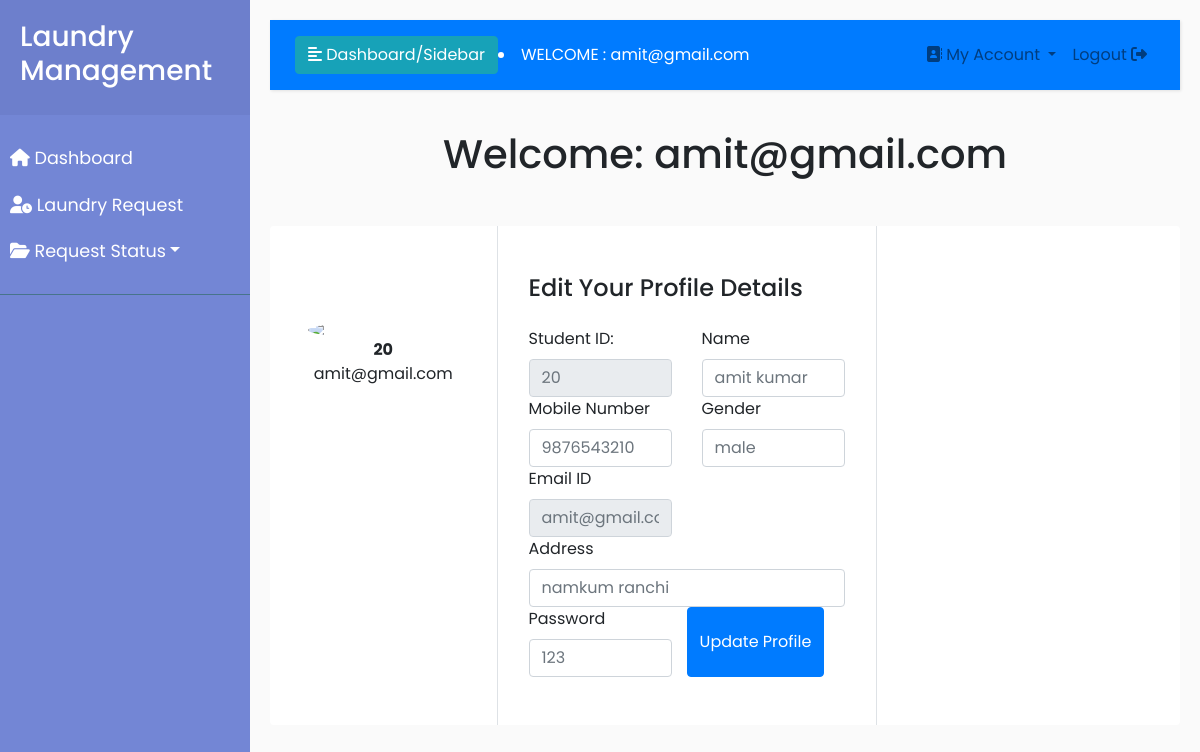
Page /edit_account.php (signed in) on the committed database.
### tables this page shows
CREATE TABLE IF NOT EXISTS `reguser` (
  `ID` int NOT NULL AUTO_INCREMENT,
  `Name` varchar(20) NOT NULL,
  `Mobile` double NOT NULL,
  `Gender` varchar(6) NOT NULL,
  `Email` varchar(20) NOT NULL,
  `Address` varchar(50) NOT NULL,
  `Password` varchar(15) NOT NULL,
  `RegDate` timestamp NOT NULL DEFAULT CURRENT_TIMESTAMP,
  PRIMARY KEY (`ID`,`Email`)
);

### edit_account.php (the view, shortened to what this page needs)
<?php
include("database_conn.php");
include("user_home.php");
$p = $_SESSION["email"];
$res = mysqli_query($conn, "SELECT * FROM reguser WHERE Email='$p'");
if ($rows = mysqli_fetch_array($res)) {
    ?>
    <!DOCTYPE html>
    <html lang="en">
    <head>
    </head>
    <body>
        <center>
            <h1>Welcome: <?php echo $_SESSION["email"]; ?></h1>
        </center>
        <div class="container rounded bg-white mt-5 mb-5">
            <div class="row">
                <div class="col-md-3 border-right">
                    <div class="d-flex flex-column align-items-center text-center p-3 py-5">
                        <img class="rounded-circle mt-5" width="150px" src="https://st3.depositphotos.com/15648834/17930/v/600/depositphotos_179308454-stock-illustration-unknown-person-silhouette-glasses-profile.jpg">
                        <span class="font-weight-bold"><?php echo $rows[0]; ?></span>
                        <span class="text-black-50"><?php echo $_SESSION["email"]; ?></span>
                    </div>
                </div>
                <div class="col-md-5 border-right">
                    <div class="p-3 py-5">
                        <div class="d-flex justify-content-between align-items-center mb-3">
                            <h4 class="text-right">Edit Your Profile Details</h4>
                        </div>
                        <form action="edit_account.php" method="POST">
                            <div class="row mt-6">
                            <div class="col-md-6"><label class="labels">Student ID:</label><input type="text" class="form-control" placeholder="<?php echo$rows[0]; ?>" name="id" value="" readonly></div>
                    <div class="col-md-6"><label class="labels">Name</label><input type="text" class="form-control" placeholder="<?php echo$rows[1]; ?>" name="name" value=""></div>
                                <div class="col-md-6">
                                    <label class="labels">Mobile Number</label>
                                    <input type="text" class="form-control" placeholder="<?php echo $rows[2]; ?>" name="mob" value="">
                                </div>
                    <div class="col-md-6"><label class="labels">Gender</label><input type="text" class="form-control" placeholder="<?php echo$rows[3]; ?>" name="gen" value=""></div>
                    <div class="col-md-6"><label class="labels">Email ID</label><input type="text" class="form-control" placeholder="<?php echo$rows[4]; ?>" name="em" value="" readonly></div>
                                <div class="col-md-12">
                                    <label class="labels">Address</label>
                                    <input type="text" class="form-control" placeholder="<?php echo $rows[5]; ?>" name="address" value="">
                                </div>
                                <div class="col-md-6">
                                    <label class="labels">Password</label>
                                    <input type="text" class="form-control" placeholder="<?php echo $rows[6]; ?>" name="pas" value="">
                                </div>
                                <button type="submit" name="update" class="btn btn-primary">Update Profile</button>
                            </div>
                        </form>
                    </div>
                </div>
            </div>
        </div>
    </body>
    </html>
    <?php
}
?>

### css/user_style_slider.css (style rules this page uses)
body { font-family: 'Poppins', sans-serif; background: #fafafa; }

### rows in the picture
reguser: ID "20", id "20", name "amit kumar", mob "9876543210", gen "male", em "amit@gmail.com", address "namkum ranchi", pas "123"

### other values in the picture
$_SESSION["email"] "amit@gmail.com"
